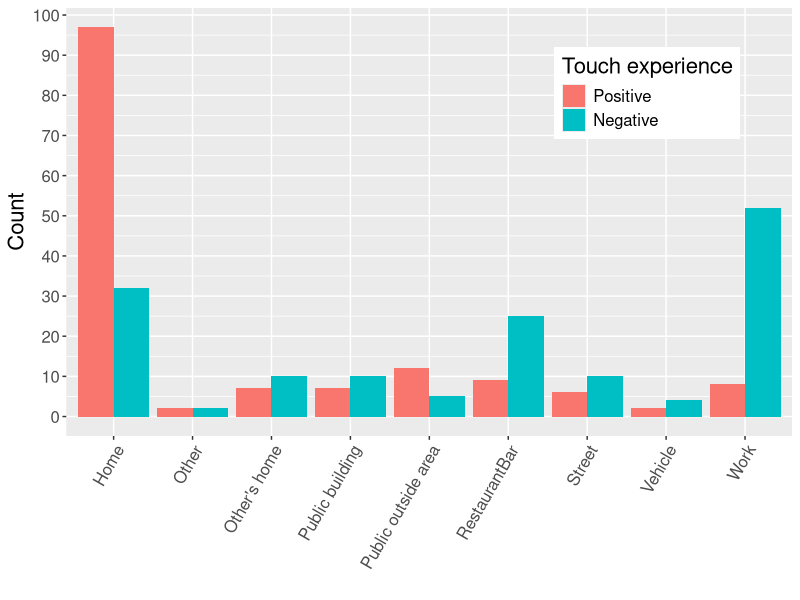
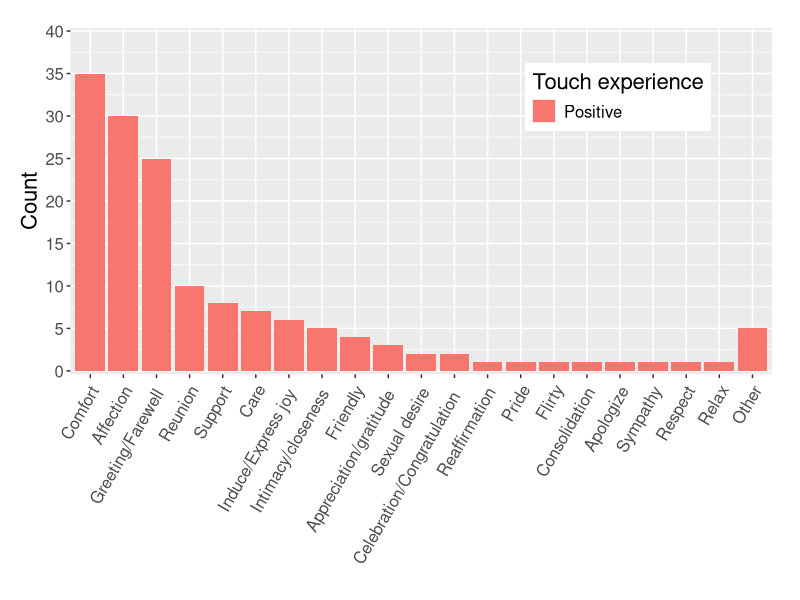
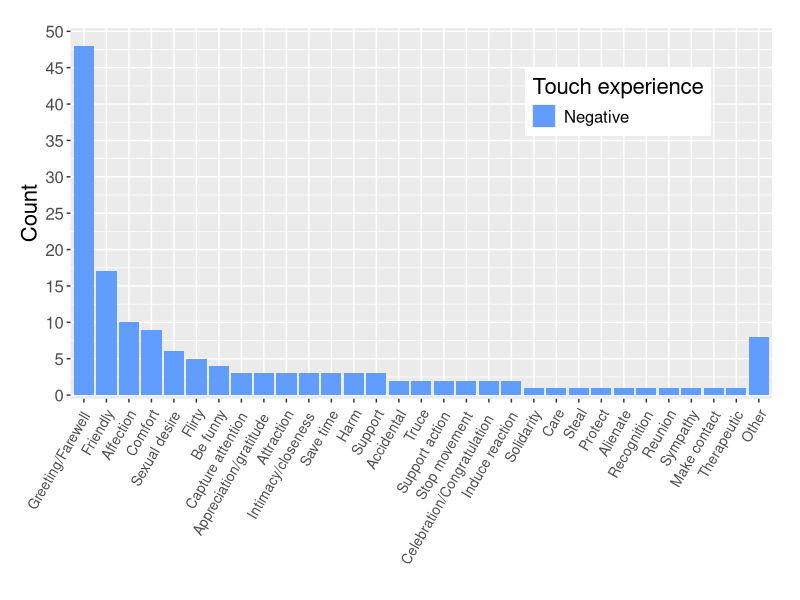
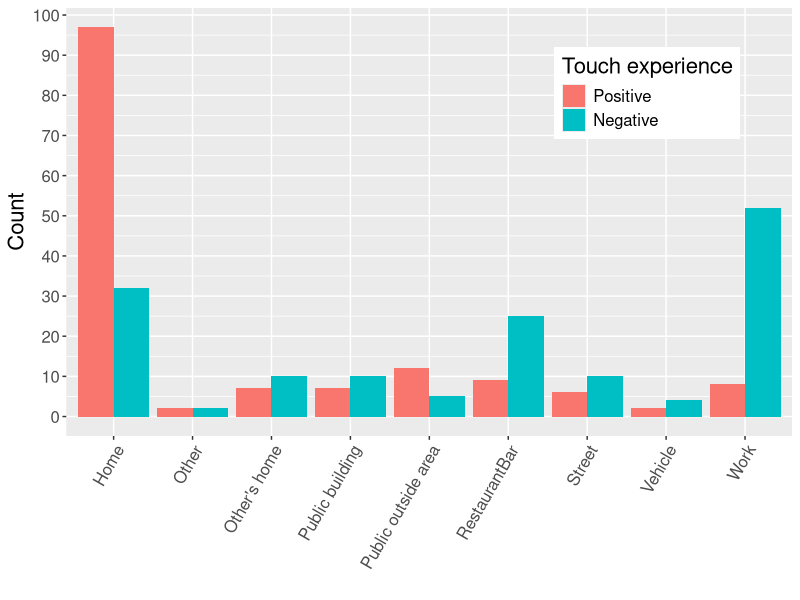
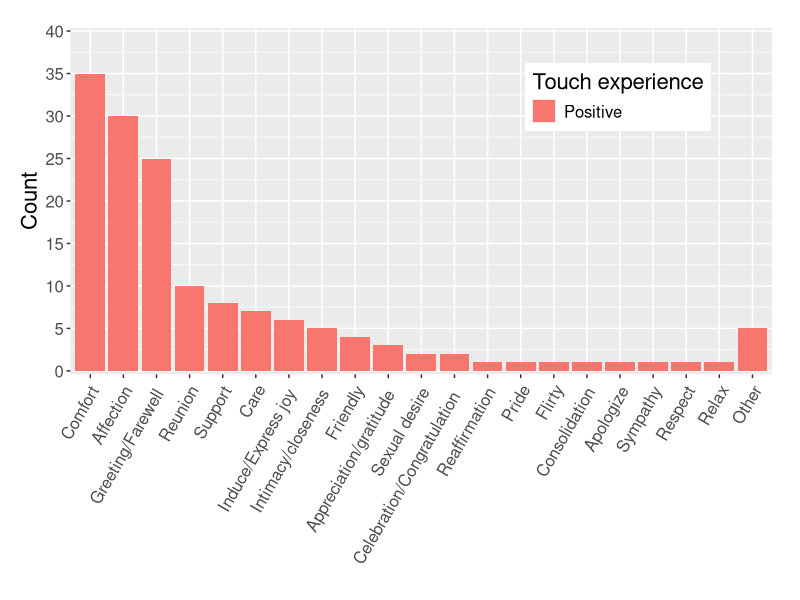
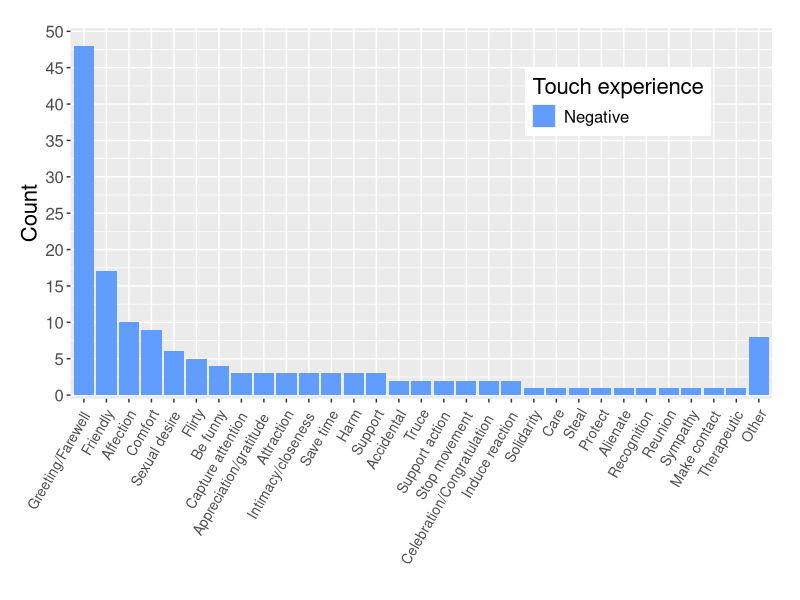

Reproduce these figures in R, in order.
setwd("~/TouchExp")
path1 <- getwd()

df3 <- read.csv("ConvertedTouchScores5.csv")

library(tibble)
library(dplyr)
library(ggplot2)
attach(df3)

for (i in 1:150){
  if (df3[i,7] == "Other"){
    print(df3[i,8])
  }
}
for (i in 151:300){
  if (df3[i,7] == "Other"){
    print(df3[i,8])
  }
}


#Plot LocLabl by condition

ggplot(df3,aes(LocLabl, fill = Condition))+
  geom_bar(position = position_dodge())+
  labs(y = "Count", x = "")+
  scale_y_continuous(breaks=seq(0,100,10))+
  theme(axis.text.x = element_text(size=12,angle = 60,hjust = 1),
        axis.title.y = element_text(size = 16),axis.text.y = element_text(size=12),
        legend.position = c(0.8, 0.8), axis.text=element_text(size=10),
        legend.title = element_text(size=16),legend.text = element_text(size=12))+
  scale_fill_discrete(name = "Touch experience", labels = c("Positive", "Negative"))

ggsave(filename = "LocBothGroups.tif",path = path, width = 8, height = 8, 
       device='tiff', dpi=300)

#Plot IntLabl for each condition, not combined

# Group A, aka. positive group
table(df3[1:150,7])

Cond1 <- rep(c("Positive"),each=21)

IntLablNam <- c("Comfort","Affection","Greeting/Farewell","Reunion","Support",
                "Care","Induce/Express joy","Intimacy/closeness","Friendly",
                "Appreciation/gratitude","Sexual desire",
                "Celebration/Congratulation","Reaffirmation","Pride","Flirty",
                "Consolidation","Apologize","Sympathy","Respect","Relax",
                "Other")
IntLablNam <- factor(IntLablNam,levels=IntLablNam)
IntVarNum <- c(35,30,25,10,8,7,6,5,4,3,2,2,1,1,1,1,1,1,1,1,5)

IntPosFram <- data.frame(IntVarNum,IntLablNam,Cond1)
attach(IntPosFram)

ggplot(IntPosFram,aes(x = IntLablNam, y=IntVarNum))+
  geom_bar(stat="identity",aes(fill=Cond1),width=0.9)+
  labs(y = "Count", x = "")+
  theme(axis.text.x = element_text(angle = 60,hjust = 1.05),
        axis.title.y = element_text(size = 16),
        legend.position = c(0.78, 0.8), axis.text=element_text(size=12),
        legend.title = element_text(size=16), 
        legend.text = element_text(size=12),
        plot.margin = margin(t = 20,r = 20,b = 10,l = 15))+
  scale_y_continuous(breaks=seq(0,40,5),expand = c(0.01, 0),limits=c(0,40))+
  labs(fill = "Touch experience")

ggsave(filename = "IntPosGroup2.tif",path = path, width = 8, height = 8, 
       device='tiff', dpi=300)

# Group B, aka. negative group
table(df3[151:300,7])

Cond2 <- rep(c("Negative"),each=31)

IntLablNam2 <- c("Greeting/Farewell","Friendly","Affection","Comfort",
                 "Sexual desire","Flirty","Be funny",
                 "Capture attention","Appreciation/gratitude","Attraction",
                 "Intimacy/closeness","Save time","Harm","Support","Accidental",
                 "Truce","Support action","Stop movement",
                 "Celebration/Congratulation","Induce reaction","Solidarity",
                 "Care","Steal","Protect","Alienate","Recognition","Reunion",
                 "Sympathy","Make contact","Therapeutic","Other")
IntLablNam2 <- factor(IntLablNam2,levels=IntLablNam2)
IntVarNum2 <- c(48,17,10,9,6,5,4,3,3,3,3,3,
                3,3,2,2,2,2,2,2,1,1,1,1,1,1,1,1,1,1,8)

IntNegFram <- data.frame(IntVarNum2,IntLablNam2,Cond2)
attach(IntNegFram)

ggplot(IntNegFram,aes(x = IntLablNam2, y=IntVarNum2))+
  geom_bar(stat="identity",aes(fill=Cond2),width = 0.9)+
  labs(y = "Count", x = "")+
  theme(axis.text.x = element_text(angle = 60,hjust = 1.05,size=10),
        axis.title.y = element_text(size = 16),
        legend.position = c(0.78, 0.8), axis.text.y=element_text(size=12),
        legend.title = element_text(size=16), 
        legend.text = element_text(size=12),
        plot.margin = margin(t = 20,r = 20,b = 10,l = 15))+
  scale_y_continuous(breaks=seq(0,50,5),expand = c(0.01, 0),limits=c(0,50))+
  scale_fill_manual(values=c("#619CFF"),name = "Touch experience")


ggsave(filename = "IntNegGroup.tif",path = path1, width = 8, height = 8, 
       device='tiff', dpi=300)

